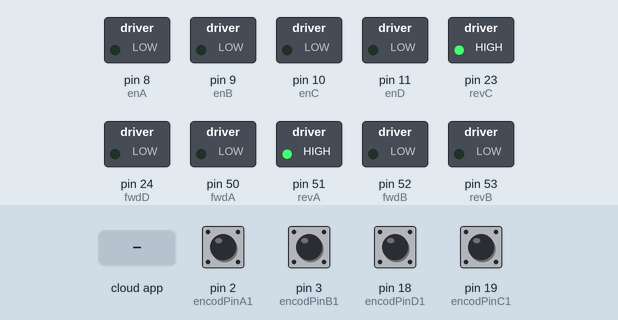
A sketch run on a simulated Arduino Mega 2560, built with avr-gcc and run on an emulated ATmega2560. Parts: switched loads named in the sketch (green lamp = pin HIGH). The inputs (shaded band) are chosen by the test bench; at power-on: pin 2 (encodPinA1), pin 3 (encodPinB1), pin 18 (encodPinD1), pin 19 (encodPinC1) HIGH. The ROS host is connected and sends only what is stated.

Above: at 1.2 s.
1.3 s: the phone or cloud app sets linear.x to -100
At 2.1 s:
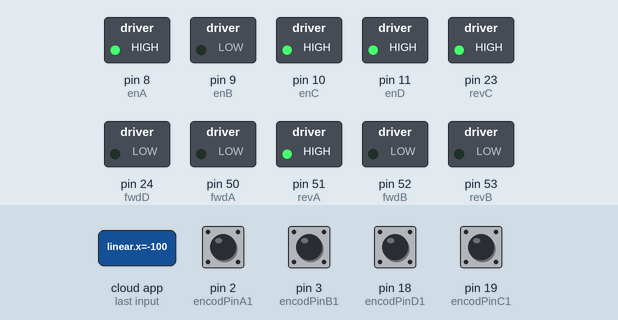
3.8 s: the phone or cloud app sets linear.x to 100
At 4.6 s:
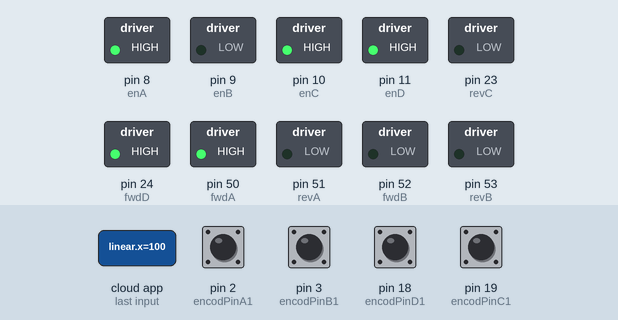
Timing chart, 0 to 6.8 s (numbered marks = the images above; inputs shaded):
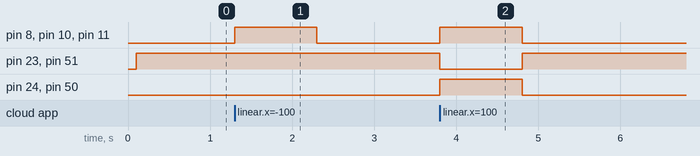

The sketch:

Encoder_test.ino
```cpp
#include <PID_v1.h>
#include <ros.h>
#include <std_msgs/String.h>
#include <geometry_msgs/Vector3Stamped.h>
#include <geometry_msgs/Twist.h>
#include <ros/time.h>
const byte noCommLoopMax = 10;                //number of main loops the robot will execute without communication before stopping
unsigned int noCommLoops = 0;                 //main loop without communication counter

/*--------------Declare PIN of each wheels---------------*/
#define encodPinA1      2          //Encoder front right
#define encodPinA2      28         //Encoder front right
#define encodPinB1      3          //Encoder rear right
#define encodPinB2      29         //Encoder rear right
#define encodPinC1      19         //Encoder front left
#define encodPinC2      30         //Encoder front left
#define encodPinD1      18         //Encoder rear left
#define encodPinD2      31         //Encoder rear left

int enA = 8, fwdA = 50, revA = 51;  //Direction and Speed pin front right wheel
int enB = 9, fwdB = 52, revB = 53;  //Direction and Speed pin front left wheel
int enC = 10, fwdC = 22, revC = 23; //Direction and Speed pin rear right wheel
int enD = 11, fwdD = 24, revD = 25; //Direction and Speed pin rear left wheel
/*------------------------END---------------------------*/

/*------------------------Decalre PID parameter for each wheels----------*/
double kp_frontright = 5, ki_frontright = 1, kd_frontright = 0.01;
double kp_frontleft = 5, ki_frontleft = 1, kd_frontleft = 0.01;
double kp_rearright = 5, ki_rearright = 1, kd_rearright = 0.01;
double kp_rearleft = 5, ki_rearleft = 1, kd_rearleft = 0.01;

double input_frontright = 0, output_frontright = 0, setpoint_frontright = 0;
double input_frontleft = 0, output_frontleft = 0, setpoint_frontleft = 0;
double input_rearright = 0, output_rearright = 0, setpoint_rearright = 0;
double input_rearleft = 0, output_rearleft = 0, setpoint_rearleft = 0;
/*---------------------------------END-----------------------------------*/

/*--------------------------PID object for each wheels-------------------*/
PID front_right(&input_frontright, &output_frontright, &setpoint_frontright, kp_frontright, ki_frontright, kd_frontright, DIRECT);
PID front_left(&input_frontleft, &output_frontleft, &setpoint_frontleft, kp_frontleft, ki_frontleft, kd_frontleft, DIRECT);
PID rear_right(&input_rearright, &output_rearright, &setpoint_rearright, kp_rearright, ki_rearright, kd_rearright, DIRECT);
PID rear_left(&input_rearleft, &output_rearleft, &setpoint_rearleft, kp_rearleft, ki_rearleft, kd_rearleft, DIRECT);
/*---------------------------------END-----------------------------------*/

/*-----------------Setting parameter to take sampling time---------------*/
unsigned long previous_time, current_time;
volatile long encoderA = 0, encoderB = 0, encoderC = 0, encoderD = 0;
volatile long last_encoderA = 0, last_encoderB = 0, last_encoderC = 0, last_encoderD = 0;
/*---------------------------------END-----------------------------------*/

/*-----------------Setting parameter from Software System---------------*/

double speed_req = 0;
double angular_speed_req = 0;

const double radius = 0.08;                   //Wheel radius, in m
const double wheelbase = 0.25;               //Wheelbase, in m
const double encoder_cpr = 2970;               //Encoder ticks or counts per rotation
const double speed_to_pwm_ratio = 0.00235;    //Ratio to convert speed (in m/s) to PWM value. It was obtained by plotting the wheel speed in relation to the PWM motor command (the value is the slope of the linear function).
const double min_speed_cmd = 0.0882;          //(min_speed_cmd/speed_to_pwm_ratio) is the minimum command value needed for the motor to start moving. This value was obtained by plotting the wheel speed in relation to the PWM motor command (the value is the constant of the linear function).

int PWM_leftMotor = 0;                     //PWM command for left motor
int PWM_rightMotor = 0;                    //PWM command for right motor
/*---------------------------------END-----------------------------------*/

ros::NodeHandle nh;

/*-----------------Function will called receive from host---------------*/
void handle_cmd (const geometry_msgs::Twist& cmd_vel) {
  noCommLoops = 0;                                                  //Reset the counter for number of main loops without communication

  speed_req = cmd_vel.linear.x;                                     //Extract the commanded linear speed from the message

  angular_speed_req = cmd_vel.angular.z;                            //Extract the commanded angular speed from the message

  setpoint_frontleft = speed_req - angular_speed_req*(wheelbase/2);     //Calculate the required speed for the left motor to comply with commanded linear and angular speeds
  setpoint_frontright = speed_req + angular_speed_req*(wheelbase/2);    //Calculate the required speed for the right motor to comply with commanded linear and angular speeds
}
/*---------------------------------END-----------------------------------*/

ros::Subscriber<geometry_msgs::Twist> cmd_vel("cmd_vel", handle_cmd);   //create a subscriber to ROS topic for velocity commands (will execute "handle_cmd" function when receiving data)
geometry_msgs::Vector3Stamped speed_msg;                                //create a "speed_msg" ROS message
ros::Publisher speed_pub("speed", &speed_msg);                          //create a publisher to ROS topic "speed" using the "speed_msg" type

void setup() {
  /*----------------Declare setting pinmode of the wheels----------------*/
  pinMode(encodPinA1, INPUT_PULLUP);
  pinMode(encodPinA2, INPUT_PULLUP);
  pinMode(encodPinB1, INPUT_PULLUP);
  pinMode(encodPinB2, INPUT_PULLUP);
  pinMode(encodPinC1, INPUT_PULLUP);
  pinMode(encodPinC2, INPUT_PULLUP);
  pinMode(encodPinD1, INPUT_PULLUP);
  pinMode(encodPinD2, INPUT_PULLUP);

  attachInterrupt(digitalPinToInterrupt(encodPinA1), encoder_A, RISING);
  attachInterrupt(digitalPinToInterrupt(encodPinB1), encoder_B, RISING);
  attachInterrupt(digitalPinToInterrupt(encodPinC1), encoder_C, RISING);
  attachInterrupt(digitalPinToInterrupt(encodPinD1), encoder_D, RISING);

  pinMode(enA, OUTPUT);  // Front right
  pinMode(enC, OUTPUT);  // Front left
  pinMode(enB, OUTPUT); // Rear right
  pinMode(enD, OUTPUT); // Rear left

  pinMode(fwdA, OUTPUT); // Front right - IN1
  pinMode(revA, OUTPUT); // Front right - IN2
  pinMode(revC, OUTPUT); // Front left  - IN1
  pinMode(revC, OUTPUT); // Front left  - IN2

  pinMode(fwdB, OUTPUT); // Rear right - IN1
  pinMode(revB, OUTPUT); // Rear right - IN2
  pinMode(fwdD, OUTPUT); // Rear left - IN1
  pinMode(fwdD, OUTPUT); // Rear left - IN2
  /*------------------------END---------------------------------------*/

  /*----------------Setting PID object 4 wheels-----------------------*/
  front_right.SetMode(AUTOMATIC);
  front_right.SetSampleTime(95);
  front_right.SetOutputLimits(-255, 255);

  front_left.SetMode(AUTOMATIC);
  front_left.SetSampleTime(95);
  front_left.SetOutputLimits(-255, 255);

  rear_right.SetMode(AUTOMATIC);
  rear_right.SetSampleTime(95);
  rear_right.SetOutputLimits(-255, 255);

  rear_left.SetMode(AUTOMATIC);
  rear_left.SetSampleTime(95);
  rear_left.SetOutputLimits(-255, 255);
  /*------------------------END---------------------------------------*/

  /*----------------Creating Node for ROS-----------------------*/
  nh.initNode();                            //init ROS node
  nh.getHardware()->setBaud(57600);         //set baud for ROS serial communication
  nh.subscribe(cmd_vel);                    //suscribe to ROS topic for velocity commands
  nh.advertise(speed_pub);                  //prepare to publish speed in ROS topic
  /*------------------------END---------------------------------------*/
}

void loop() {
  nh.spinOnce();
  current_time = millis();
  int timeChange = (current_time - previous_time);
  if(timeChange >= 100){
    previous_time = current_time;
    if(abs(encoderC) < 5){
      input_frontleft = 0;
    }
     else {
      input_frontleft=((encoderC/encoder_cpr)*2*PI)*(1000/100)*radius;           // calculate speed of left wheel
    }

    if (abs(encoderA) < 5){                                                  //Avoid taking in account small disturbances
      input_frontright = 0;
    }
    else {
    input_frontright=((encoderA/encoder_cpr)*2*PI)*(1000/100)*radius;          // calculate speed of right wheel
    }

    encoderC = 0;
    encoderA = 0;

    output_frontleft = constrain(output_frontleft, -255, 255);
    front_left.Compute();
    PWM_leftMotor = constrain(((setpoint_frontleft + sgn(setpoint_frontleft)*min_speed_cmd)/speed_to_pwm_ratio) + (output_frontleft/speed_to_pwm_ratio), -255, 255); //

    if (noCommLoops >= noCommLoopMax) {                   //Stopping if too much time without command
      pwmOut(enC, fwdC, revC, 0);
      pwmOut(enD, fwdD, revD, 0);
    }
    else if (setpoint_frontleft == 0){                        //Stopping
      pwmOut(enC, fwdC, revC, 0);
      pwmOut(enD, fwdD, revD, 0);
    }
    else {                          //Going forward
      pwmOut(enC, fwdC, revC, PWM_leftMotor);
      pwmOut(enD, fwdD, revD, PWM_leftMotor);
    }

    output_frontright = constrain(output_frontright, -255, 255);
    front_right.Compute();
    PWM_rightMotor = constrain(((setpoint_frontright+sgn(setpoint_frontright)*min_speed_cmd)/speed_to_pwm_ratio) + (output_frontright/speed_to_pwm_ratio), -255, 255); //

    if (noCommLoops >= noCommLoopMax) {                   //Stopping if too much time without command
      pwmOut(enA, fwdA, revA, 0);
      pwmOut(enA, fwdA, revA, 0);
    }
    else if (setpoint_frontleft == 0){                        //Stopping
      pwmOut(enA, fwdA, revA, 0);
      pwmOut(enA, fwdA, revA, 0);
    }
    else {                          //Going forward
      pwmOut(enA, fwdA, revA, PWM_rightMotor);
      pwmOut(enA, fwdA, revA, PWM_rightMotor);
    }

    noCommLoops++;
    if (noCommLoops == 65535){
      noCommLoops = noCommLoopMax;
    }

    publishSpeed(100);   //Publish odometry on ROS topic
  }
}


/*----------------------------------Interrupt function to count pusle of 4 wheels-----------------------------------------*/
void encoder_A()  {                                     // pulse and direction, direct port reading to save cycles front right wheels
  if (digitalRead(encodPinA2) == HIGH)    encoderA++;
  else                      encoderA--;
}

void encoder_B()  {                                     // pulse and direction, direct port reading to save cycles rear right wheels
  if (digitalRead(encodPinB2) == HIGH)    encoderB++;
  else                      encoderB--;
}

void encoder_C()  {                                     // pulse and direction, direct port reading to save cycles front left wheels
  if (digitalRead(encodPinC2) == HIGH)    encoderC++;
  else                      encoderC--;
}

void encoder_D()  {                                     // pulse and direction, direct port reading to save cycles rear left wheels
  if (digitalRead(encodPinD2) == HIGH)    encoderD++;
  else                      encoderD--;
}
/*-----------------------------------------------------END-----------------------------------------------------------------*/

void pwmOut(int en_pin, int fwd_pin, int back_pin, int out){
  if(out > 0){
    analogWrite(en_pin, out);
    digitalWrite(fwd_pin, HIGH);
    digitalWrite(back_pin, LOW);
  }
  else{
    analogWrite(en_pin, abs(out));
    digitalWrite(fwd_pin, LOW);
    digitalWrite(back_pin, HIGH);
  }
}

void publishSpeed(double time) {
  speed_msg.header.stamp = nh.now();      //timestamp for odometry data
  speed_msg.vector.x = input_frontleft;    //left wheel speed (in m/s)
  speed_msg.vector.y = input_frontright;   //right wheel speed (in m/s)
  speed_msg.vector.z = time/1000;         //looptime, should be the same as specified in LOOPTIME (in s)
  speed_pub.publish(&speed_msg);
  nh.spinOnce();
  nh.loginfo("Publishing odometry");
}

template <typename T> int sgn(T val) {
    return (T(0) < val) - (val < T(0));
}
```

Measured:
- after the input at 1.3 s, pin 8 (enA), pin 10 (enC), pin 11 (enD): LOW → HIGH at once, → LOW 1.0 s later
- after the input at 3.8 s, pin 8 (enA), pin 10 (enC), pin 11 (enD), pin 24 (fwdD), pin 50 (fwdA): LOW → HIGH at once, → LOW 1.0 s later; pin 23 (revC), pin 51 (revA): HIGH → LOW at once, → HIGH 1.0 s later
